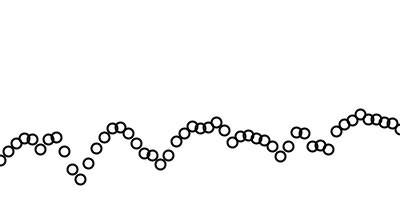
Frame 1 (no input)
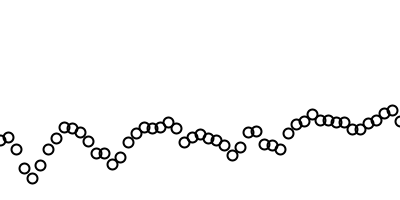
Frame 60 (the mouse pressed at the canvas centre just before this capture)
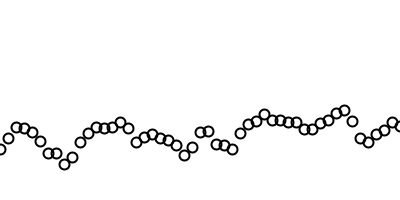
Frame 120 (the mouse held since frame 60 and released just before this capture)

The Processing sketch that drew these frames (run headless with seeded random() and noise(); from frame 60 on, the mouse is pressed at the canvas centre):

// Processing sketch: oscillationPerlin
// ── oscillationPerlin.pde
float angle=0;
float angleVel=0.2;
float amplitude=100;
float startAngle=0;
void setup(){

size(400,200);
background(255);

stroke(0);
strokeWeight(2);
noFill();


}

void draw(){
  background(255);
   angle = startAngle;
  
//beginShape();
for(int x=0; x<=width;x+=8){
  float y=map(noise(angle),-1,1,0,height);
  ellipse(x,y,10,10);
  angle +=angleVel;
}
startAngle+=0.02;
//endShape();
}
